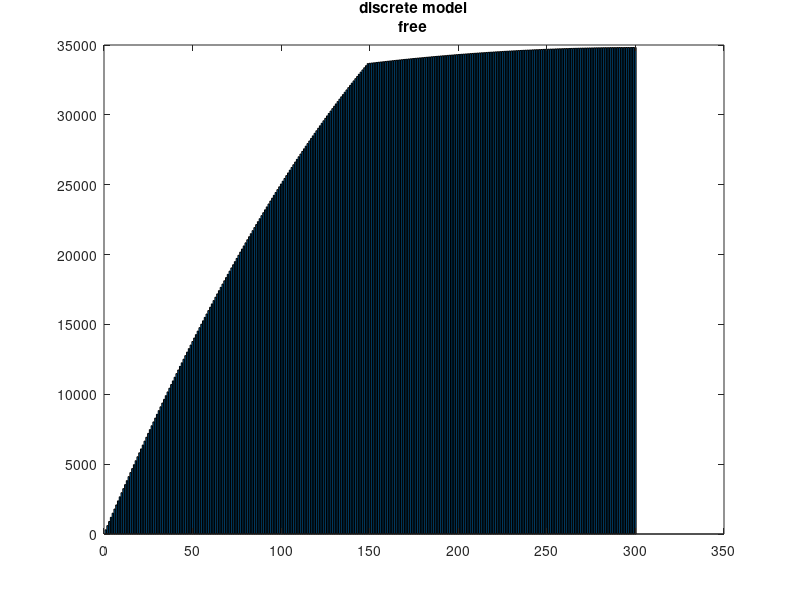

The MATLAB script that drew this image:
%% Discrete model of elasticity.
% system of masses and spring hanging from the ceiling

% erase all previous variables
clear all
% close all previous figures and open files
close all
%
%% System Parameters
%
% number of masses
N = 300 ; 
%
% number of springs
endcondition = 'free' ;
% endcondition = 'spring' ;

switch strcat(endcondition)
    case 'free'
        % free end 
        M = N ;
    case 'spring'
        % spring at the end
        M= N + 1 ;
end 

%% first create the matrix, giving it a proper size
A = zeros(M,N);
%
% fill in the diagonal
for i=1:N
  A(i,i) = 1;
end
%
% fill in the subdiagonal
for i=2:M
  A(i,i-1) = -1;
end
%
% check that the matrix A is correct
% >> l_03_17_0
% >> A

%% define matrix C
%
C = eye(M,M);
% fill in the last half of the diagonal with a different c;
for i=round(M/2):M
  C(i,i) = 10;
end
%
% check that the matrix C is correct
% >> l_03_17_0
% >> C
%
%% create matrix K
%
K = A' * C * A;
% >> check matrix K
% >> pretty(K)
%
% syms c1 c2 c3 c4 c5 c6 real
% C = diag ([c1 c2 c3 c4 c5 c6]);
%
%% create force vector
%
f = ones(N,1);
%
%% solve the linear system
%
u = K\f;

%% draw the solution
%
graph = figure(1) ;
bar(u);

% save the image
title({'discrete model', strcat(endcondition)}) ;
imagename='discrete' ;
saveas(graph,strcat(imagename,'-', endcondition,'.png'));
% 
% notice that the result are parabola arcs, connected C^0
